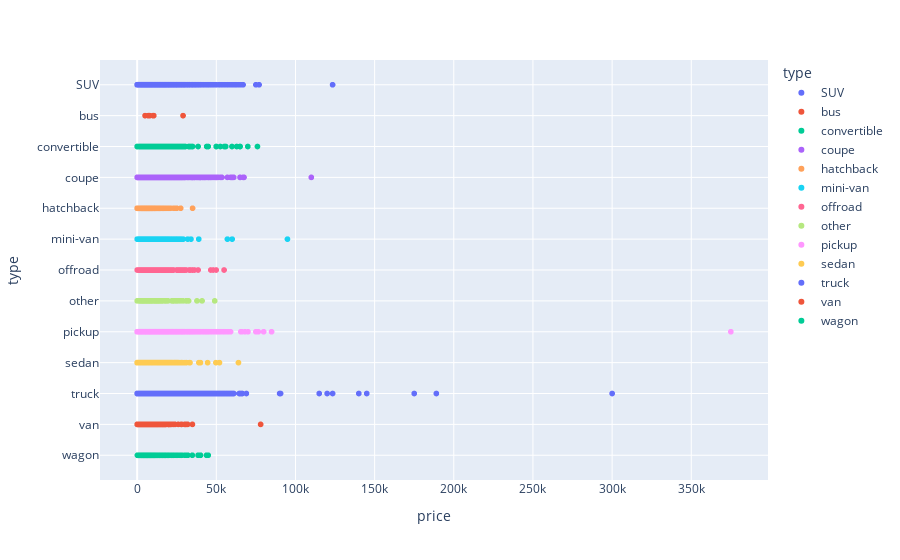

Notebook code for this chart:
### Code cell
type_price = car_data.groupby('type')['price'].value_counts().reset_index()
px.scatter(type_price,y='type',x='price',color='type')

### Figure 1 — Plotly figure (JSON) as saved in the notebook; plotly's stock layout.template omitted (floating-point values rounded to 4 significant figures; data arrays with more than 128 entries replaced by an {"elided": "..."} marker saying what was removed)
{"data": [{"hovertemplate": "type=%{y}<br>price=%{x}<extra></extra>", "legendgroup": "SUV", "marker": {"color": "#636efa", "symbol": "circle"}, "mode": "markers", "name": "SUV", "showlegend": true, "type": "scattergl", "x": {"elided": "1614 int values"}, "xaxis": "x", "y": {"elided": "1614 str values"}, "yaxis": "y"}, {"hovertemplate": "type=%{y}<br>price=%{x}<extra></extra>", "legendgroup": "bus", "marker": {"color": "#EF553B", "symbol": "circle"}, "mode": "markers", "name": "bus", "showlegend": true, "type": "scattergl", "x": [28990, 4995, 6997, 10500, 7500, 7900, 10000], "xaxis": "x", "y": ["bus", "bus", "bus", "bus", "bus", "bus", "bus"], "yaxis": "y"}, {"hovertemplate": "type=%{y}<br>price=%{x}<extra></extra>", "legendgroup": "convertible", "marker": {"color": "#00cc96", "symbol": "circle"}, "mode": "markers", "name": "convertible", "showlegend": true, "type": "scattergl", "x": {"elided": "222 int values"}, "xaxis": "x", "y": {"elided": "222 str values"}, "yaxis": "y"}, {"hovertemplate": "type=%{y}<br>price=%{x}<extra></extra>", "legendgroup": "coupe", "marker": {"color": "#ab63fa", "symbol": "circle"}, "mode": "markers", "name": "coupe", "showlegend": true, "type": "scattergl", "x": {"elided": "530 int values"}, "xaxis": "x", "y": {"elided": "530 str values"}, "yaxis": "y"}, {"hovertemplate": "type=%{y}<br>price=%{x}<extra></extra>", "legendgroup": "hatchback", "marker": {"color": "#FFA15A", "symbol": "circle"}, "mode": "markers", "name": "hatchback", "showlegend": true, "type": "scattergl", "x": {"elided": "342 int values"}, "xaxis": "x", "y": {"elided": "342 str values"}, "yaxis": "y"}, {"hovertemplate": "type=%{y}<br>price=%{x}<extra></extra>", "legendgroup": "mini-van", "marker": {"color": "#19d3f3", "symbol": "circle"}, "mode": "markers", "name": "mini-van", "showlegend": true, "type": "scattergl", "x": {"elided": "396 int values"}, "xaxis": "x", "y": {"elided": "396 str values"}, "yaxis": "y"}, {"hovertemplate": "type=%{y}<br>price=%{x}<extra></extra>", "legendgroup": "offroad", "marker": {"color": "#FF6692", "symbol": "circle"}, "mode": "markers", "name": "offroad", "showlegend": true, "type": "scattergl", "x": [11450, 6500, 25000, 12500, 1850, 5500, 7000, 14500, 15000, 18000, 26995, 2500, 3800, 4500, 5000, 10500, 16000, 19000, 22000, 15, 1800, 3500, 5200, 6000, 6200, 6700, 7500, 7900, 8000, 8500, 8900, 9000, 11000, 11800, 12000, 12900, 17000, 17500, 18500, 20500, 28000, 29000, 30000, 1000, 1200, 1500, 2495, 3150, 3400, 4000, 4200, 4250, 4300, 4495, 4499, 5250, 5800, 5900, 5950, 5995, 6450, 6750, 6800, 7700, 7850, 8400, 8995, 9500, 9800, 10000, 10888, 11500, 11900, 12200, 12999, 13000, 13400, 13500, 13900, 14200, 14950, 15200, 15500, 15600, 15995, 16500, 16900, 16995, 17900, 18900, 18995, 19500, 19900, 21000, 21400, 21977, 22900, 23000, 24995, 25700, 25900, 26000, 26500, 26600, 26900, 26975, 26999, 27500, 28500, 29900, 29950, 31000, 32950, 32999, 33695, 34950, 35000, 36200, 38500, 46500, 48000, 49900, 54900], "xaxis": "x", "y": ["offroad", "offroad", "offroad", "offroad", "offroad", "offroad", "offroad", "offroad", "offroad", "offroad", "offroad", "offroad", "offroad", "offroad", "offroad", "offroad", "offroad", "offroad", "offroad", "offroad", "offroad", "offroad", "offroad", "offroad", "offroad", "offroad", "offroad", "offroad", "offroad", "offroad", "offroad", "offroad", "offroad", "offroad", "offroad", "offroad", "offroad", "offroad", "offroad", "offroad", "offroad", "offroad", "offroad", "offroad", "offroad", "offroad", "offroad", "offroad", "offroad", "offroad", "offroad", "offroad", "offroad", "offroad", "offroad", "offroad", "offroad", "offroad", "offroad", "offroad", "offroad", "offroad", "offroad", "offroad", "offroad", "offroad", "offroad", "offroad", "offroad", "offroad", "offroad", "offroad", "offroad", "offroad", "offroad", "offroad", "offroad", "offroad", "offroad", "offroad", "offroad", "offroad", "offroad", "offroad", "offroad", "offroad", "offroad", "offroad", "offroad", "offroad", "offroad", "offroad", "offroad", "offroad", "offroad", "offroad", "offroad", "offroad", "offroad", "offroad", "offroad", "offroad", "offroad", "offroad", "offroad", "offroad", "offroad", "offroad", "offroad", "offroad", "offroad", "offroad", "offroad", "offroad", "offroad", "offroad", "offroad", "offroad", "offroad", "offroad", "offroad", "offroad", "offroad"], "yaxis": "y"}, {"hovertemplate": "type=%{y}<br>price=%{x}<extra></extra>", "legendgroup": "other", "marker": {"color": "#B6E880", "symbol": "circle"}, "mode": "markers", "name": "other", "showlegend": true, "type": "scattergl", "x": {"elided": "139 int values"}, "xaxis": "x", "y": {"elided": "139 str values"}, "yaxis": "y"}, {"hovertemplate": "type=%{y}<br>price=%{x}<extra></extra>", "legendgroup": "pickup", "marker": {"color": "#FF97FF", "symbol": "circle"}, "mode": "markers", "name": "pickup", "showlegend": true, "type": "scattergl", "x": {"elided": "1014 int values"}, "xaxis": "x", "y": {"elided": "1014 str values"}, "yaxis": "y"}, {"hovertemplate": "type=%{y}<br>price=%{x}<extra></extra>", "legendgroup": "sedan", "marker": {"color": "#FECB52", "symbol": "circle"}, "mode": "markers", "name": "sedan", "showlegend": true, "type": "scattergl", "x": {"elided": "1196 int values"}, "xaxis": "x", "y": {"elided": "1196 str values"}, "yaxis": "y"}, {"hovertemplate": "type=%{y}<br>price=%{x}<extra></extra>", "legendgroup": "truck", "marker": {"color": "#636efa", "symbol": "circle"}, "mode": "markers", "name": "truck", "showlegend": true, "type": "scattergl", "x": {"elided": "1635 int values"}, "xaxis": "x", "y": {"elided": "1635 str values"}, "yaxis": "y"}, {"hovertemplate": "type=%{y}<br>price=%{x}<extra></extra>", "legendgroup": "van", "marker": {"color": "#EF553B", "symbol": "circle"}, "mode": "markers", "name": "van", "showlegend": true, "type": "scattergl", "x": {"elided": "232 int values"}, "xaxis": "x", "y": {"elided": "232 str values"}, "yaxis": "y"}, {"hovertemplate": "type=%{y}<br>price=%{x}<extra></extra>", "legendgroup": "wagon", "marker": {"color": "#00cc96", "symbol": "circle"}, "mode": "markers", "name": "wagon", "showlegend": true, "type": "scattergl", "x": {"elided": "380 int values"}, "xaxis": "x", "y": {"elided": "380 str values"}, "yaxis": "y"}], "layout": {"legend": {"title": {"text": "type"}, "tracegroupgap": 0}, "margin": {"t": 60}, "xaxis": {"anchor": "y", "domain": [0, 1], "title": {"text": "price"}}, "yaxis": {"anchor": "x", "categoryarray": ["wagon", "van", "truck", "sedan", "pickup", "other", "offroad", "mini-van", "hatchback", "coupe", "convertible", "bus", "SUV"], "categoryorder": "array", "domain": [0, 1], "title": {"text": "type"}}}}
